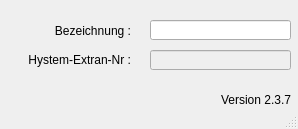
<?xml version="1.0" encoding="UTF-8"?>
<ui version="4.0">
 <class>MainWindow</class>
 <widget class="QMainWindow" name="MainWindow">
  <property name="geometry">
   <rect>
    <x>0</x>
    <y>0</y>
    <width>298</width>
    <height>129</height>
   </rect>
  </property>
  <property name="windowTitle">
   <string>MainWindow</string>
  </property>
  <property name="layoutDirection">
   <enum>Qt::LeftToRight</enum>
  </property>
  <widget class="QWidget" name="centralwidget">
   <widget class="QLabel" name="label">
    <property name="geometry">
     <rect>
      <x>10</x>
      <y>50</y>
      <width>121</width>
      <height>21</height>
     </rect>
    </property>
    <property name="text">
     <string>&lt;html&gt;&lt;head/&gt;&lt;body&gt;&lt;p align=&quot;right&quot;&gt;Hystem-Extran-Nr :&lt;/p&gt;&lt;/body&gt;&lt;/html&gt;</string>
    </property>
    <property name="alignment">
     <set>Qt::AlignRight|Qt::AlignTrailing|Qt::AlignVCenter</set>
    </property>
   </widget>
   <widget class="QLabel" name="label_2">
    <property name="geometry">
     <rect>
      <x>10</x>
      <y>20</y>
      <width>121</width>
      <height>21</height>
     </rect>
    </property>
    <property name="text">
     <string>Bezeichnung :</string>
    </property>
    <property name="alignment">
     <set>Qt::AlignRight|Qt::AlignTrailing|Qt::AlignVCenter</set>
    </property>
   </widget>
   <widget class="QLineEdit" name="bezeichnung">
    <property name="geometry">
     <rect>
      <x>150</x>
      <y>20</y>
      <width>141</width>
      <height>20</height>
     </rect>
    </property>
    <property name="text">
     <string/>
    </property>
   </widget>
   <widget class="QLineEdit" name="he_nr">
    <property name="enabled">
     <bool>false</bool>
    </property>
    <property name="geometry">
     <rect>
      <x>150</x>
      <y>50</y>
      <width>141</width>
      <height>20</height>
     </rect>
    </property>
    <property name="layoutDirection">
     <enum>Qt::RightToLeft</enum>
    </property>
    <property name="autoFillBackground">
     <bool>false</bool>
    </property>
    <property name="text">
     <string/>
    </property>
    <property name="frame">
     <bool>true</bool>
    </property>
   </widget>
   <widget class="QLabel" name="lb_version">
    <property name="geometry">
     <rect>
      <x>220</x>
      <y>90</y>
      <width>71</width>
      <height>20</height>
     </rect>
    </property>
    <property name="toolTip">
     <string>Version QKan Import</string>
    </property>
    <property name="text">
     <string>Version 2.3.7</string>
    </property>
    <property name="alignment">
     <set>Qt::AlignRight|Qt::AlignTrailing|Qt::AlignVCenter</set>
    </property>
   </widget>
  </widget>
  <widget class="QStatusBar" name="statusbar"/>
 </widget>
 <resources/>
 <connections/>
</ui>
